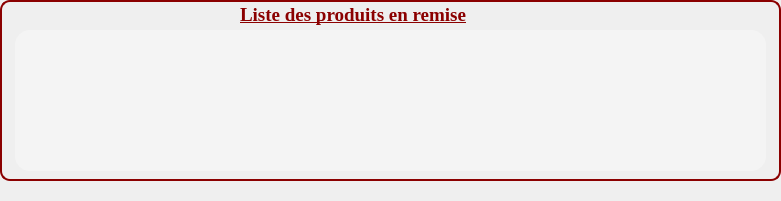
   <widget class="QGroupBox" name="groupBox_3">
    <property name="geometry">
     <rect>
      <x>390</x>
      <y>520</y>
      <width>781</width>
      <height>201</height>
     </rect>
    </property>
    <property name="styleSheet">
     <string notr="true">QGroupBox {
	
    border: 2px solid #8B0000; /* Couleur turquoise pour la bordure */
    border-radius: 10px;  /* Coins arrondis */
    padding: 10px;  /* Espacement interne */
    margin-bottom: 20px;  /* Espacement en bas */
}</string>
    </property>
    <property name="title">
     <string/>
    </property>
    <widget class="QLabel" name="label_32">
     <property name="geometry">
      <rect>
       <x>240</x>
       <y>0</y>
       <width>411</width>
       <height>31</height>
      </rect>
     </property>
     <property name="font">
      <font>
       <family>Georgia</family>
       <bold>true</bold>
       <underline>true</underline>
      </font>
     </property>
     <property name="styleSheet">
      <string notr="true"> font-family: &quot;Georgia&quot;, &quot;Times New Roman&quot;, serif;</string>
     </property>
     <property name="text">
      <string>&lt;html&gt;&lt;head/&gt;&lt;body&gt;&lt;p&gt;&lt;span style=&quot; font-size:14pt; color:#8b0000;&quot;&gt;Liste des produits en remise&lt;/span&gt;&lt;/p&gt;&lt;/body&gt;&lt;/html&gt;</string>
     </property>
    </widget>
    <widget class="QTableView" name="tableViewRemise">
     <property name="geometry">
      <rect>
       <x>15</x>
       <y>30</y>
       <width>751</width>
       <height>141</height>
      </rect>
     </property>
     <property name="styleSheet">
      <string notr="true">QWidget {
    border-radius: 15px;  /* Coins arrondis */
    background-color: #f4f4f4;  /* Couleur de fond */
    transition: all 0.3s ease;  /* Animation douce pour les changements */
}

QWidget:hover {
    background-color: #e0e0e0;  /* Changement de fond lors du survol */
    cursor: pointer;  /* Changement du curseur */
}
</string>
     </property>
    </widget>
    <widget class="QLabel" name="label_35">
     <property name="geometry">
      <rect>
       <x>188</x>
       <y>6</y>
       <width>41</width>
       <height>16</height>
      </rect>
     </property>
     <property name="text">
      <string/>
     </property>
     <property name="pixmap">
      <pixmap>:/images/Downloads/WhatsApp_Image_2025-04-11_at_21.54.30-removebg-preview.png</pixmap>
     </property>
     <property name="scaledContents">
      <bool>true</bool>
     </property>
    </widget>
    <widget class="QLabel" name="label">
     <property name="geometry">
      <rect>
       <x>180</x>
       <y>10</y>
       <width>51</width>
       <height>16</height>
      </rect>
     </property>
     <property name="text">
      <string/>
     </property>
     <property name="pixmap">
      <pixmap resource="img.qrc">:/image_zaineb/WhatsApp_Image_2025-04-11_at_21.54.30-removebg-preview.png</pixmap>
     </property>
     <property name="scaledContents">
      <bool>true</bool>
     </property>
    </widget>
   </widget>
